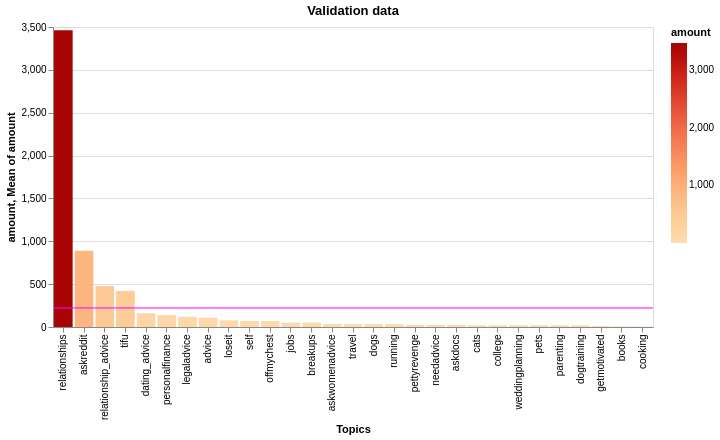

Notebook code for this chart:
### Code cell
# showing the amount of posts in each subreddit (category) in the validation set
bar = show_me_more(validation, "Validation data", 'orangered', False)
bar.display()

### Figure 1 — Vega-Lite specification as saved in the notebook (floating-point values rounded to 4 significant figures)
{"$schema": "https://vega.github.io/schema/vega-lite/v5.20.1.json", "config": {"view": {"continuousHeight": 300, "continuousWidth": 300}}, "data": {"name": "data-8d2bb234f6577aa4678330fbf623370f"}, "datasets": {"data-8d2bb234f6577aa4678330fbf623370f": [{"Topics": "relationships", "amount": 3462}, {"Topics": "askreddit", "amount": 891}, {"Topics": "relationship_advice", "amount": 478}, {"Topics": "tifu", "amount": 421}, {"Topics": "dating_advice", "amount": 160}, {"Topics": "personalfinance", "amount": 139}, {"Topics": "legaladvice", "amount": 119}, {"Topics": "advice", "amount": 109}, {"Topics": "loseit", "amount": 78}, {"Topics": "self", "amount": 71}, {"Topics": "offmychest", "amount": 70}, {"Topics": "jobs", "amount": 52}, {"Topics": "breakups", "amount": 52}, {"Topics": "askwomenadvice", "amount": 35}, {"Topics": "travel", "amount": 34}, {"Topics": "dogs", "amount": 34}, {"Topics": "running", "amount": 33}, {"Topics": "pettyrevenge", "amount": 23}, {"Topics": "needadvice", "amount": 23}, {"Topics": "askdocs", "amount": 22}, {"Topics": "cats", "amount": 21}, {"Topics": "college", "amount": 21}, {"Topics": "weddingplanning", "amount": 20}, {"Topics": "pets", "amount": 19}, {"Topics": "parenting", "amount": 19}, {"Topics": "dogtraining", "amount": 19}, {"Topics": "getmotivated", "amount": 11}, {"Topics": "books", "amount": 7}, {"Topics": "cooking", "amount": 4}]}, "layer": [{"encoding": {"color": {"field": "amount", "scale": {"reverse": false, "scheme": "orangered"}, "type": "quantitative"}, "tooltip": {"field": "amount", "type": "quantitative"}, "x": {"field": "Topics", "sort": {}, "type": "nominal"}, "y": {"field": "amount", "type": "quantitative"}}, "mark": {"type": "bar"}, "name": "view_10", "title": "Validation data"}, {"encoding": {"y": {"aggregate": "mean", "field": "amount", "type": "quantitative"}}, "mark": {"color": "magenta", "type": "rule"}}], "params": [{"bind": "scales", "name": "param_13", "select": {"encodings": ["x", "y"], "type": "interval"}, "views": ["view_10"]}], "width": 600}
